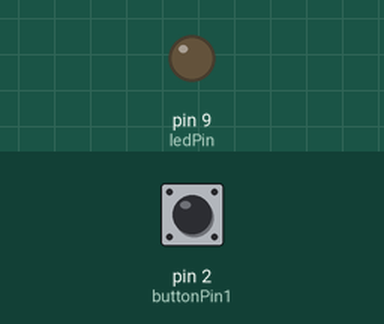
A sketch run on a simulated Arduino Uno, built with avr-gcc and run on an emulated ATmega328P. Shown: output pins drawn as LEDs (lit = HIGH). Inputs (shaded band) come from the test bench; at power-on: pin 2 (buttonPin1) LOW.

Above: at 1.2 s.
1.3 s: pin 2 (buttonPin1) pulled HIGH for 3.2 s
At 3.72 s:
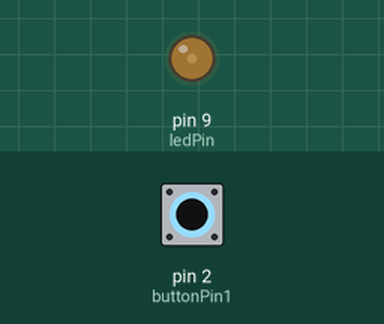
At 5.2 s:
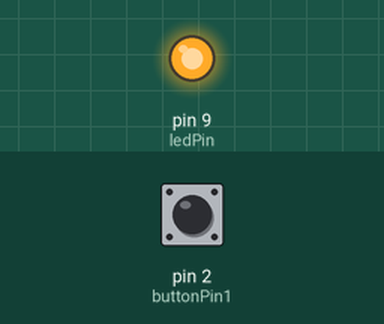
6.0 s: pin 2 (buttonPin1) pulled HIGH for 0.15 s
At 7.6 s:
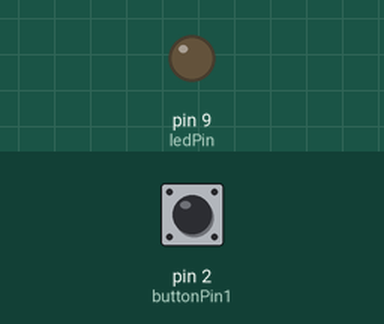
Timing chart, 0 to 9.1 s (numbered marks = the images above; inputs shaded):
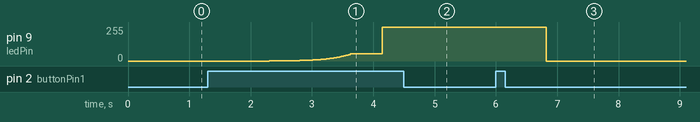

Measured:
- after the input at 1.3 s, pin 9 (ledPin): moves from 0/255 to 255/255 over 1.8 s, starting after 1.0 s
- after the input at 6.0 s, pin 9 (ledPin): 255/255 → 0/255 after 0.82 s

The sketch:

ledFadeOneButton.ino
```cpp
#include "ClickButton.h"

const int ledPin = 9;
const int buttonPin1 = 2;

ClickButton button1(buttonPin1, LOW);

int lastClickCode = 0;
int increment=0;
double fadeValue=0;
boolean x = false;

void setup()
{
  pinMode(buttonPin1, INPUT);
  pinMode(ledPin,OUTPUT);
  Serial.begin(9600);
}

void loop()
{
  button1.Update();

  //
  if(button1.click == CLICK_SINGLECLICKED) {
    increment = 0;
    x = true;
  }

  // (must hold down button)
  if(button1.click == CLICK_SINGLEHOLD) {
    x = false;
    increment = constrain(increment += 1, 0, 1024);
    fadeValue = round(pow(2.0,increment/128.0)-1);
    fadeValue = constrain(fadeValue, 1.0, 255.0);
    //Serial.println(fadeValue);
    delay(5);
  }

  if(x == true) {
    if(fadeValue > 0) {
      fadeValue = constrain(fadeValue--, 0.0, 255.0);
      delay(5);
    }
    else {
      fadeValue = 0;
      x == false;
    }
  }

  analogWrite(ledPin, fadeValue);

  // Save previous button click code
  lastClickCode = button1.click;
}
```

ClickButton.h
```cpp
#ifndef ClickButton_H
#define ClickButton_H

#if (ARDUINO <  100)
#include <WProgram.h>
#else
#include <Arduino.h>
#endif

#define CLICK_DEBOUNCE_DELAY 20
#define CLICK_MULTICLICK_DELAY 300
#define CLICK_HELDDOWN_DELAY 1000
#define CLICK_PULLUP HIGH

// For now limit to tripleclicks
#define CLICK_MAX_BUTTON_PRESSES 3

// the decoded functions
#define CLICK_TRIPLECLICKED -3
#define CLICK_DOUBLECLICKED -2
#define CLICK_SINGLECLICKED -1
#define CLICK_SINGLECLICK 1
#define CLICK_DOUBLECLICK 2
#define CLICK_TRIPLECLICK 3
#define CLICK_SINGLEHOLD CLICK_MAX_BUTTON_PRESSES + 1
#define CLICK_DOUBLEHOLD CLICK_MAX_BUTTON_PRESSES + 2
#define CLICK_TRIPLEHOLD CLICK_MAX_BUTTON_PRESSES + 3


class ClickButton
{
  public:
    ClickButton(uint8_t buttonPin);
    ClickButton(uint8_t buttonPin, boolean active);
    ClickButton(uint8_t buttonPin, boolean active, boolean internalPullup);
    int Update();
    int click;                 // Function code to return depending on button presses / clicks
  private:
    uint8_t pin;               // Arduino pin connected to the button
    boolean reading;           // Current button state
    boolean active;            // Type of button - active LOW or HIGH
    boolean lastReading;       // previous button reading
    int buttonPressNr;         // Number of times button is pressed within CLICK_MULTICLICK_DELAY milliseconds
    boolean debouncedButton;   // the currently debounced button state
    long lastBounceTime;       // the last time the button input pin was toggled, due to noise or a press
};

#endif
```
